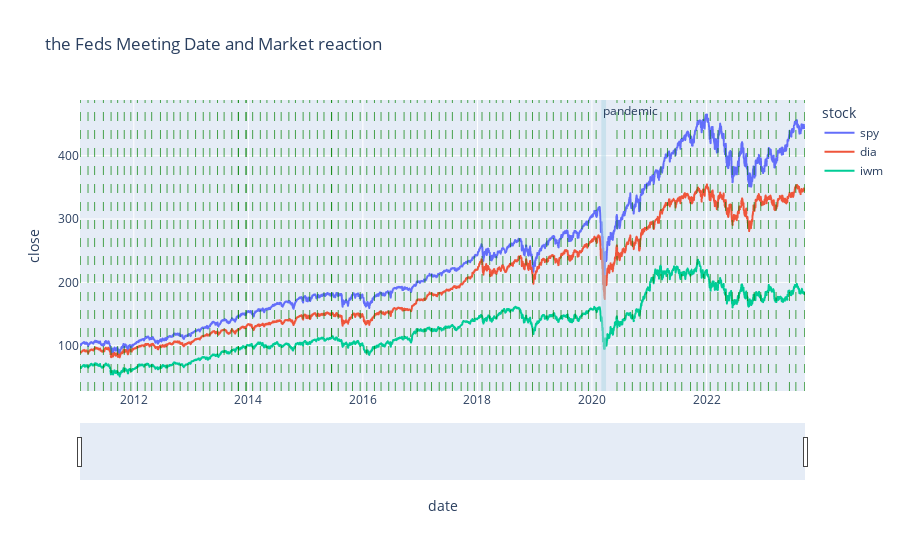

This figure's notebook cell:
### Code cell
import plotly.express as px

fig = px.line(df2, x='date', y='close', color='stock', title='the Feds Meeting Date and Market reaction')
for d in mdate.ddate:
    fig.add_vline(x=d, line_dash='dash', line_color='green', line_width=.7)
fig.add_vrect(x0="2020-03-01", x1="2020-03-31", 
              annotation_text="pandemic", annotation_position="top left",
              fillcolor="lightblue", opacity=0.5, line_width=0)
fig.update_xaxes(rangeslider_visible=True)
fig.show()

### Figure 1 — Plotly figure (JSON) as saved in the notebook; plotly's stock layout.template omitted (floating-point values rounded to 4 significant figures; data arrays with more than 128 entries replaced by an {"elided": "..."} marker saying what was removed)
{"data": [{"hovertemplate": "stock=spy<br>date=%{x}<br>close=%{y}<extra></extra>", "legendgroup": "spy", "line": {"color": "#636efa", "dash": "solid"}, "marker": {"symbol": "circle"}, "mode": "lines", "name": "spy", "showlegend": true, "type": "scattergl", "x": {"elided": "3183 str values"}, "xaxis": "x", "y": {"elided": "3183 float values"}, "yaxis": "y"}, {"hovertemplate": "stock=dia<br>date=%{x}<br>close=%{y}<extra></extra>", "legendgroup": "dia", "line": {"color": "#EF553B", "dash": "solid"}, "marker": {"symbol": "circle"}, "mode": "lines", "name": "dia", "showlegend": true, "type": "scattergl", "x": {"elided": "3183 str values"}, "xaxis": "x", "y": {"elided": "3183 float values"}, "yaxis": "y"}, {"hovertemplate": "stock=iwm<br>date=%{x}<br>close=%{y}<extra></extra>", "legendgroup": "iwm", "line": {"color": "#00cc96", "dash": "solid"}, "marker": {"symbol": "circle"}, "mode": "lines", "name": "iwm", "showlegend": true, "type": "scattergl", "x": {"elided": "3183 str values"}, "xaxis": "x", "y": {"elided": "3183 float values"}, "yaxis": "y"}], "layout": {"annotations": [{"showarrow": false, "text": "pandemic", "x": "2020-03-01", "xanchor": "left", "xref": "x", "y": 1, "yanchor": "top", "yref": "y domain"}], "legend": {"title": {"text": "stock"}, "tracegroupgap": 0}, "shapes": [{"line": {"color": "green", "dash": "dash", "width": 0.7}, "type": "line", "x0": "2023-01-31T00:00:00", "x1": "2023-01-31T00:00:00", "xref": "x", "y0": 0, "y1": 1, "yref": "y domain"}, {"line": {"color": "green", "dash": "dash", "width": 0.7}, "type": "line", "x0": "2023-03-21T00:00:00", "x1": "2023-03-21T00:00:00", "xref": "x", "y0": 0, "y1": 1, "yref": "y domain"}, {"line": {"color": "green", "dash": "dash", "width": 0.7}, "type": "line", "x0": "2023-06-14T00:00:00", "x1": "2023-06-14T00:00:00", "xref": "x", "y0": 0, "y1": 1, "yref": "y domain"}, {"line": {"color": "green", "dash": "dash", "width": 0.7}, "type": "line", "x0": "2023-07-25T00:00:00", "x1": "2023-07-25T00:00:00", "xref": "x", "y0": 0, "y1": 1, "yref": "y domain"}, {"line": {"color": "green", "dash": "dash", "width": 0.7}, "type": "line", "x0": "2023-09-19T00:00:00", "x1": "2023-09-19T00:00:00", "xref": "x", "y0": 0, "y1": 1, "yref": "y domain"}, {"line": {"color": "green", "dash": "dash", "width": 0.7}, "type": "line", "x0": "2022-01-25T00:00:00", "x1": "2022-01-25T00:00:00", "xref": "x", "y0": 0, "y1": 1, "yref": "y domain"}, {"line": {"color": "green", "dash": "dash", "width": 0.7}, "type": "line", "x0": "2022-03-15T00:00:00", "x1": "2022-03-15T00:00:00", "xref": "x", "y0": 0, "y1": 1, "yref": "y domain"}, {"line": {"color": "green", "dash": "dash", "width": 0.7}, "type": "line", "x0": "2022-05-03T00:00:00", "x1": "2022-05-03T00:00:00", "xref": "x", "y0": 0, "y1": 1, "yref": "y domain"}, {"line": {"color": "green", "dash": "dash", "width": 0.7}, "type": "line", "x0": "2022-06-14T00:00:00", "x1": "2022-06-14T00:00:00", "xref": "x", "y0": 0, "y1": 1, "yref": "y domain"}, {"line": {"color": "green", "dash": "dash", "width": 0.7}, "type": "line", "x0": "2015-06-14T20:22:00", "x1": "2015-06-14T20:22:00", "xref": "x", "y0": 0, "y1": 1, "yref": "y domain"}, {"line": {"color": "green", "dash": "dash", "width": 0.7}, "type": "line", "x0": "2022-07-26T00:00:00", "x1": "2022-07-26T00:00:00", "xref": "x", "y0": 0, "y1": 1, "yref": "y domain"}, {"line": {"color": "green", "dash": "dash", "width": 0.7}, "type": "line", "x0": "2022-09-20T00:00:00", "x1": "2022-09-20T00:00:00", "xref": "x", "y0": 0, "y1": 1, "yref": "y domain"}, {"line": {"color": "green", "dash": "dash", "width": 0.7}, "type": "line", "x0": "2022-11-01T00:00:00", "x1": "2022-11-01T00:00:00", "xref": "x", "y0": 0, "y1": 1, "yref": "y domain"}, {"line": {"color": "green", "dash": "dash", "width": 0.7}, "type": "line", "x0": "2022-12-13T00:00:00", "x1": "2022-12-13T00:00:00", "xref": "x", "y0": 0, "y1": 1, "yref": "y domain"}, {"line": {"color": "green", "dash": "dash", "width": 0.7}, "type": "line", "x0": "2021-01-26T00:00:00", "x1": "2021-01-26T00:00:00", "xref": "x", "y0": 0, "y1": 1, "yref": "y domain"}, {"line": {"color": "green", "dash": "dash", "width": 0.7}, "type": "line", "x0": "2021-03-16T00:00:00", "x1": "2021-03-16T00:00:00", "xref": "x", "y0": 0, "y1": 1, "yref": "y domain"}, {"line": {"color": "green", "dash": "dash", "width": 0.7}, "type": "line", "x0": "2021-04-27T00:00:00", "x1": "2021-04-27T00:00:00", "xref": "x", "y0": 0, "y1": 1, "yref": "y domain"}, {"line": {"color": "green", "dash": "dash", "width": 0.7}, "type": "line", "x0": "2021-06-15T00:00:00", "x1": "2021-06-15T00:00:00", "xref": "x", "y0": 0, "y1": 1, "yref": "y domain"}, {"line": {"color": "green", "dash": "dash", "width": 0.7}, "type": "line", "x0": "2021-07-27T00:00:00", "x1": "2021-07-27T00:00:00", "xref": "x", "y0": 0, "y1": 1, "yref": "y domain"}, {"line": {"color": "green", "dash": "dash", "width": 0.7}, "type": "line", "x0": "2021-09-21T00:00:00", "x1": "2021-09-21T00:00:00", "xref": "x", "y0": 0, "y1": 1, "yref": "y domain"}, {"line": {"color": "green", "dash": "dash", "width": 0.7}, "type": "line", "x0": "2021-11-02T00:00:00", "x1": "2021-11-02T00:00:00", "xref": "x", "y0": 0, "y1": 1, "yref": "y domain"}, {"line": {"color": "green", "dash": "dash", "width": 0.7}, "type": "line", "x0": "2021-12-14T00:00:00", "x1": "2021-12-14T00:00:00", "xref": "x", "y0": 0, "y1": 1, "yref": "y domain"}, {"line": {"color": "green", "dash": "dash", "width": 0.7}, "type": "line", "x0": "2020-01-28T00:00:00", "x1": "2020-01-28T00:00:00", "xref": "x", "y0": 0, "y1": 1, "yref": "y domain"}, {"line": {"color": "green", "dash": "dash", "width": 0.7}, "type": "line", "x0": "2020-06-09T00:00:00", "x1": "2020-06-09T00:00:00", "xref": "x", "y0": 0, "y1": 1, "yref": "y domain"}, {"line": {"color": "green", "dash": "dash", "width": 0.7}, "type": "line", "x0": "2020-07-28T00:00:00", "x1": "2020-07-28T00:00:00", "xref": "x", "y0": 0, "y1": 1, "yref": "y domain"}, {"line": {"color": "green", "dash": "dash", "width": 0.7}, "type": "line", "x0": "2020-09-15T00:00:00", "x1": "2020-09-15T00:00:00", "xref": "x", "y0": 0, "y1": 1, "yref": "y domain"}, {"line": {"color": "green", "dash": "dash", "width": 0.7}, "type": "line", "x0": "2020-11-04T00:00:00", "x1": "2020-11-04T00:00:00", "xref": "x", "y0": 0, "y1": 1, "yref": "y domain"}, {"line": {"color": "green", "dash": "dash", "width": 0.7}, "type": "line", "x0": "2020-12-15T00:00:00", "x1": "2020-12-15T00:00:00", "xref": "x", "y0": 0, "y1": 1, "yref": "y domain"}, {"line": {"color": "green", "dash": "dash", "width": 0.7}, "type": "line", "x0": "2019-01-29T00:00:00", "x1": "2019-01-29T00:00:00", "xref": "x", "y0": 0, "y1": 1, "yref": "y domain"}, {"line": {"color": "green", "dash": "dash", "width": 0.7}, "type": "line", "x0": "2019-03-19T00:00:00", "x1": "2019-03-19T00:00:00", "xref": "x", "y0": 0, "y1": 1, "yref": "y domain"}, {"line": {"color": "green", "dash": "dash", "width": 0.7}, "type": "line", "x0": "2019-04-30T00:00:00", "x1": "2019-04-30T00:00:00", "xref": "x", "y0": 0, "y1": 1, "yref": "y domain"}, {"line": {"color": "green", "dash": "dash", "width": 0.7}, "type": "line", "x0": "2019-06-18T00:00:00", "x1": "2019-06-18T00:00:00", "xref": "x", "y0": 0, "y1": 1, "yref": "y domain"}, {"line": {"color": "green", "dash": "dash", "width": 0.7}, "type": "line", "x0": "2019-07-30T00:00:00", "x1": "2019-07-30T00:00:00", "xref": "x", "y0": 0, "y1": 1, "yref": "y domain"}, {"line": {"color": "green", "dash": "dash", "width": 0.7}, "type": "line", "x0": "2019-09-17T00:00:00", "x1": "2019-09-17T00:00:00", "xref": "x", "y0": 0, "y1": 1, "yref": "y domain"}, {"line": {"color": "green", "dash": "dash", "width": 0.7}, "type": "line", "x0": "2019-10-29T00:00:00", "x1": "2019-10-29T00:00:00", "xref": "x", "y0": 0, "y1": 1, "yref": "y domain"}, {"line": {"color": "green", "dash": "dash", "width": 0.7}, "type": "line", "x0": "2019-12-10T00:00:00", "x1": "2019-12-10T00:00:00", "xref": "x", "y0": 0, "y1": 1, "yref": "y domain"}, {"line": {"color": "green", "dash": "dash", "width": 0.7}, "type": "line", "x0": "2018-01-30T00:00:00", "x1": "2018-01-30T00:00:00", "xref": "x", "y0": 0, "y1": 1, "yref": "y domain"}, {"line": {"color": "green", "dash": "dash", "width": 0.7}, "type": "line", "x0": "2018-03-20T00:00:00", "x1": "2018-03-20T00:00:00", "xref": "x", "y0": 0, "y1": 1, "yref": "y domain"}, {"line": {"color": "green", "dash": "dash", "width": 0.7}, "type": "line", "x0": "2018-05-01T00:00:00", "x1": "2018-05-01T00:00:00", "xref": "x", "y0": 0, "y1": 1, "yref": "y domain"}, {"line": {"color": "green", "dash": "dash", "width": 0.7}, "type": "line", "x0": "2018-06-12T00:00:00", "x1": "2018-06-12T00:00:00", "xref": "x", "y0": 0, "y1": 1, "yref": "y domain"}, {"line": {"color": "green", "dash": "dash", "width": 0.7}, "type": "line", "x0": "2018-07-31T00:00:00", "x1": "2018-07-31T00:00:00", "xref": "x", "y0": 0, "y1": 1, "yref": "y domain"}, {"line": {"color": "green", "dash": "dash", "width": 0.7}, "type": "line", "x0": "2018-09-25T00:00:00", "x1": "2018-09-25T00:00:00", "xref": "x", "y0": 0, "y1": 1, "yref": "y domain"}, {"line": {"color": "green", "dash": "dash", "width": 0.7}, "type": "line", "x0": "2018-11-07T00:00:00", "x1": "2018-11-07T00:00:00", "xref": "x", "y0": 0, "y1": 1, "yref": "y domain"}, {"line": {"color": "green", "dash": "dash", "width": 0.7}, "type": "line", "x0": "2018-12-18T00:00:00", "x1": "2018-12-18T00:00:00", "xref": "x", "y0": 0, "y1": 1, "yref": "y domain"}, {"line": {"color": "green", "dash": "dash", "width": 0.7}, "type": "line", "x0": "2017-01-31T00:00:00", "x1": "2017-01-31T00:00:00", "xref": "x", "y0": 0, "y1": 1, "yref": "y domain"}, {"line": {"color": "green", "dash": "dash", "width": 0.7}, "type": "line", "x0": "2017-03-14T00:00:00", "x1": "2017-03-14T00:00:00", "xref": "x", "y0": 0, "y1": 1, "yref": "y domain"}, {"line": {"color": "green", "dash": "dash", "width": 0.7}, "type": "line", "x0": "2017-05-02T00:00:00", "x1": "2017-05-02T00:00:00", "xref": "x", "y0": 0, "y1": 1, "yref": "y domain"}, {"line": {"color": "green", "dash": "dash", "width": 0.7}, "type": "line", "x0": "2017-06-13T00:00:00", "x1": "2017-06-13T00:00:00", "xref": "x", "y0": 0, "y1": 1, "yref": "y domain"}, {"line": {"color": "green", "dash": "dash", "width": 0.7}, "type": "line", "x0": "2017-07-25T00:00:00", "x1": "2017-07-25T00:00:00", "xref": "x", "y0": 0, "y1": 1, "yref": "y domain"}, {"line": {"color": "green", "dash": "dash", "width": 0.7}, "type": "line", "x0": "2017-09-19T00:00:00", "x1": "2017-09-19T00:00:00", "xref": "x", "y0": 0, "y1": 1, "yref": "y domain"}, {"line": {"color": "green", "dash": "dash", "width": 0.7}, "type": "line", "x0": "2017-10-31T00:00:00", "x1": "2017-10-31T00:00:00", "xref": "x", "y0": 0, "y1": 1, "yref": "y domain"}, {"line": {"color": "green", "dash": "dash", "width": 0.7}, "type": "line", "x0": "2017-12-12T00:00:00", "x1": "2017-12-12T00:00:00", "xref": "x", "y0": 0, "y1": 1, "yref": "y domain"}, {"line": {"color": "green", "dash": "dash", "width": 0.7}, "type": "line", "x0": "2016-01-26T00:00:00", "x1": "2016-01-26T00:00:00", "xref": "x", "y0": 0, "y1": 1, "yref": "y domain"}, {"line": {"color": "green", "dash": "dash", "width": 0.7}, "type": "line", "x0": "2016-03-15T00:00:00", "x1": "2016-03-15T00:00:00", "xref": "x", "y0": 0, "y1": 1, "yref": "y domain"}, {"line": {"color": "green", "dash": "dash", "width": 0.7}, "type": "line", "x0": "2016-04-26T00:00:00", "x1": "2016-04-26T00:00:00", "xref": "x", "y0": 0, "y1": 1, "yref": "y domain"}, {"line": {"color": "green", "dash": "dash", "width": 0.7}, "type": "line", "x0": "2016-06-14T00:00:00", "x1": "2016-06-14T00:00:00", "xref": "x", "y0": 0, "y1": 1, "yref": "y domain"}, {"line": {"color": "green", "dash": "dash", "width": 0.7}, "type": "line", "x0": "2016-07-26T00:00:00", "x1": "2016-07-26T00:00:00", "xref": "x", "y0": 0, "y1": 1, "yref": "y domain"}, {"line": {"color": "green", "dash": "dash", "width": 0.7}, "type": "line", "x0": "2016-09-20T00:00:00", "x1": "2016-09-20T00:00:00", "xref": "x", "y0": 0, "y1": 1, "yref": "y domain"}, {"line": {"color": "green", "dash": "dash", "width": 0.7}, "type": "line", "x0": "2016-11-01T00:00:00", "x1": "2016-11-01T00:00:00", "xref": "x", "y0": 0, "y1": 1, "yref": "y domain"}, {"line": {"color": "green", "dash": "dash", "width": 0.7}, "type": "line", "x0": "2016-12-13T00:00:00", "x1": "2016-12-13T00:00:00", "xref": "x", "y0": 0, "y1": 1, "yref": "y domain"}, {"line": {"color": "green", "dash": "dash", "width": 0.7}, "type": "line", "x0": "2015-01-27T00:00:00", "x1": "2015-01-27T00:00:00", "xref": "x", "y0": 0, "y1": 1, "yref": "y domain"}, {"line": {"color": "green", "dash": "dash", "width": 0.7}, "type": "line", "x0": "2015-03-17T00:00:00", "x1": "2015-03-17T00:00:00", "xref": "x", "y0": 0, "y1": 1, "yref": "y domain"}, {"line": {"color": "green", "dash": "dash", "width": 0.7}, "type": "line", "x0": "2015-04-28T00:00:00", "x1": "2015-04-28T00:00:00", "xref": "x", "y0": 0, "y1": 1, "yref": "y domain"}, {"line": {"color": "green", "dash": "dash", "width": 0.7}, "type": "line", "x0": "2015-06-16T00:00:00", "x1": "2015-06-16T00:00:00", "xref": "x", "y0": 0, "y1": 1, "yref": "y domain"}, {"line": {"color": "green", "dash": "dash", "width": 0.7}, "type": "line", "x0": "2015-07-28T00:00:00", "x1": "2015-07-28T00:00:00", "xref": "x", "y0": 0, "y1": 1, "yref": "y domain"}, {"line": {"color": "green", "dash": "dash", "width": 0.7}, "type": "line", "x0": "2015-09-16T00:00:00", "x1": "2015-09-16T00:00:00", "xref": "x", "y0": 0, "y1": 1, "yref": "y domain"}, {"line": {"color": "green", "dash": "dash", "width": 0.7}, "type": "line", "x0": "2015-10-27T00:00:00", "x1": "2015-10-27T00:00:00", "xref": "x", "y0": 0, "y1": 1, "yref": "y domain"}, {"line": {"color": "green", "dash": "dash", "width": 0.7}, "type": "line", "x0": "2015-12-15T00:00:00", "x1": "2015-12-15T00:00:00", "xref": "x", "y0": 0, "y1": 1, "yref": "y domain"}, {"line": {"color": "green", "dash": "dash", "width": 0.7}, "type": "line", "x0": "2014-01-28T00:00:00", "x1": "2014-01-28T00:00:00", "xref": "x", "y0": 0, "y1": 1, "yref": "y domain"}, {"line": {"color": "green", "dash": "dash", "width": 0.7}, "type": "line", "x0": "2014-03-18T00:00:00", "x1": "2014-03-18T00:00:00", "xref": "x", "y0": 0, "y1": 1, "yref": "y domain"}, {"line": {"color": "green", "dash": "dash", "width": 0.7}, "type": "line", "x0": "2014-04-29T00:00:00", "x1": "2014-04-29T00:00:00", "xref": "x", "y0": 0, "y1": 1, "yref": "y domain"}, {"line": {"color": "green", "dash": "dash", "width": 0.7}, "type": "line", "x0": "2014-06-17T00:00:00", "x1": "2014-06-17T00:00:00", "xref": "x", "y0": 0, "y1": 1, "yref": "y domain"}, {"line": {"color": "green", "dash": "dash", "width": 0.7}, "type": "line", "x0": "2014-07-29T00:00:00", "x1": "2014-07-29T00:00:00", "xref": "x", "y0": 0, "y1": 1, "yref": "y domain"}, {"line": {"color": "green", "dash": "dash", "width": 0.7}, "type": "line", "x0": "2014-09-16T00:00:00", "x1": "2014-09-16T00:00:00", "xref": "x", "y0": 0, "y1": 1, "yref": "y domain"}, {"line": {"color": "green", "dash": "dash", "width": 0.7}, "type": "line", "x0": "2014-10-28T00:00:00", "x1": "2014-10-28T00:00:00", "xref": "x", "y0": 0, "y1": 1, "yref": "y domain"}, {"line": {"color": "green", "dash": "dash", "width": 0.7}, "type": "line", "x0": "2014-12-16T00:00:00", "x1": "2014-12-16T00:00:00", "xref": "x", "y0": 0, "y1": 1, "yref": "y domain"}, {"line": {"color": "green", "dash": "dash", "width": 0.7}, "type": "line", "x0": "2013-01-29T00:00:00", "x1": "2013-01-29T00:00:00", "xref": "x", "y0": 0, "y1": 1, "yref": "y domain"}, {"line": {"color": "green", "dash": "dash", "width": 0.7}, "type": "line", "x0": "2013-03-19T00:00:00", "x1": "2013-03-19T00:00:00", "xref": "x", "y0": 0, "y1": 1, "yref": "y domain"}, {"line": {"color": "green", "dash": "dash", "width": 0.7}, "type": "line", "x0": "2013-04-30T00:00:00", "x1": "2013-04-30T00:00:00", "xref": "x", "y0": 0, "y1": 1, "yref": "y domain"}, {"line": {"color": "green", "dash": "dash", "width": 0.7}, "type": "line", "x0": "2013-06-18T00:00:00", "x1": "2013-06-18T00:00:00", "xref": "x", "y0": 0, "y1": 1, "yref": "y domain"}, {"line": {"color": "green", "dash": "dash", "width": 0.7}, "type": "line", "x0": "2013-07-30T00:00:00", "x1": "2013-07-30T00:00:00", "xref": "x", "y0": 0, "y1": 1, "yref": "y domain"}, {"line": {"color": "green", "dash": "dash", "width": 0.7}, "type": "line", "x0": "2013-09-17T00:00:00", "x1": "2013-09-17T00:00:00", "xref": "x", "y0": 0, "y1": 1, "yref": "y domain"}, {"line": {"color": "green", "dash": "dash", "width": 0.7}, "type": "line", "x0": "2013-10-29T00:00:00", "x1": "2013-10-29T00:00:00", "xref": "x", "y0": 0, "y1": 1, "yref": "y domain"}, {"line": {"color": "green", "dash": "dash", "width": 0.7}, "type": "line", "x0": "2013-12-17T00:00:00", "x1": "2013-12-17T00:00:00", "xref": "x", "y0": 0, "y1": 1, "yref": "y domain"}, {"line": {"color": "green", "dash": "dash", "width": 0.7}, "type": "line", "x0": "2013-10-29T00:00:00", "x1": "2013-10-29T00:00:00", "xref": "x", "y0": 0, "y1": 1, "yref": "y domain"}, {"line": {"color": "green", "dash": "dash", "width": 0.7}, "type": "line", "x0": "2013-12-17T00:00:00", "x1": "2013-12-17T00:00:00", "xref": "x", "y0": 0, "y1": 1, "yref": "y domain"}, {"line": {"color": "green", "dash": "dash", "width": 0.7}, "type": "line", "x0": "2012-01-24T00:00:00", "x1": "2012-01-24T00:00:00", "xref": "x", "y0": 0, "y1": 1, "yref": "y domain"}, {"line": {"color": "green", "dash": "dash", "width": 0.7}, "type": "line", "x0": "2012-03-13T00:00:00", "x1": "2012-03-13T00:00:00", "xref": "x", "y0": 0, "y1": 1, "yref": "y domain"}, {"line": {"color": "green", "dash": "dash", "width": 0.7}, "type": "line", "x0": "2012-04-24T00:00:00", "x1": "2012-04-24T00:00:00", "xref": "x", "y0": 0, "y1": 1, "yref": "y domain"}, {"line": {"color": "green", "dash": "dash", "width": 0.7}, "type": "line", "x0": "2012-06-19T00:00:00", "x1": "2012-06-19T00:00:00", "xref": "x", "y0": 0, "y1": 1, "yref": "y domain"}, {"line": {"color": "green", "dash": "dash", "width": 0.7}, "type": "line", "x0": "2012-07-31T00:00:00", "x1": "2012-07-31T00:00:00", "xref": "x", "y0": 0, "y1": 1, "yref": "y domain"}, {"line": {"color": "green", "dash": "dash", "width": 0.7}, "type": "line", "x0": "2012-09-12T00:00:00", "x1": "2012-09-12T00:00:00", "xref": "x", "y0": 0, "y1": 1, "yref": "y domain"}, {"line": {"color": "green", "dash": "dash", "width": 0.7}, "type": "line", "x0": "2012-10-23T00:00:00", "x1": "2012-10-23T00:00:00", "xref": "x", "y0": 0, "y1": 1, "yref": "y domain"}, {"line": {"color": "green", "dash": "dash", "width": 0.7}, "type": "line", "x0": "2012-12-11T00:00:00", "x1": "2012-12-11T00:00:00", "xref": "x", "y0": 0, "y1": 1, "yref": "y domain"}, {"line": {"color": "green", "dash": "dash", "width": 0.7}, "type": "line", "x0": "2011-01-25T00:00:00", "x1": "2011-01-25T00:00:00", "xref": "x", "y0": 0, "y1": 1, "yref": "y domain"}, {"line": {"color": "green", "dash": "dash", "width": 0.7}, "type": "line", "x0": "2011-03-15T00:00:00", "x1": "2011-03-15T00:00:00", "xref": "x", "y0": 0, "y1": 1, "yref": "y domain"}, {"line": {"color": "green", "dash": "dash", "width": 0.7}, "type": "line", "x0": "2011-04-26T00:00:00", "x1": "2011-04-26T00:00:00", "xref": "x", "y0": 0, "y1": 1, "yref": "y domain"}, {"line": {"color": "green", "dash": "dash", "width": 0.7}, "type": "line", "x0": "2011-06-21T00:00:00", "x1": "2011-06-21T00:00:00", "xref": "x", "y0": 0, "y1": 1, "yref": "y domain"}, {"line": {"color": "green", "dash": "dash", "width": 0.7}, "type": "line", "x0": "2011-08-09T00:00:00", "x1": "2011-08-09T00:00:00", "xref": "x", "y0": 0, "y1": 1, "yref": "y domain"}, {"line": {"color": "green", "dash": "dash", "width": 0.7}, "type": "line", "x0": "2011-09-20T00:00:00", "x1": "2011-09-20T00:00:00", "xref": "x", "y0": 0, "y1": 1, "yref": "y domain"}, {"line": {"color": "green", "dash": "dash", "width": 0.7}, "type": "line", "x0": "2011-11-01T00:00:00", "x1": "2011-11-01T00:00:00", "xref": "x", "y0": 0, "y1": 1, "yref": "y domain"}, {"line": {"color": "green", "dash": "dash", "width": 0.7}, "type": "line", "x0": "2011-12-13T00:00:00", "x1": "2011-12-13T00:00:00", "xref": "x", "y0": 0, "y1": 1, "yref": "y domain"}, {"fillcolor": "lightblue", "line": {"width": 0}, "opacity": 0.5, "type": "rect", "x0": "2020-03-01", "x1": "2020-03-31", "xref": "x", "y0": 0, "y1": 1, "yref": "y domain"}], "title": {"text": "the Feds Meeting Date and Market reaction"}, "xaxis": {"anchor": "y", "domain": [0, 1], "rangeslider": {"visible": true}, "title": {"text": "date"}}, "yaxis": {"anchor": "x", "domain": [0, 1], "title": {"text": "close"}}}}
